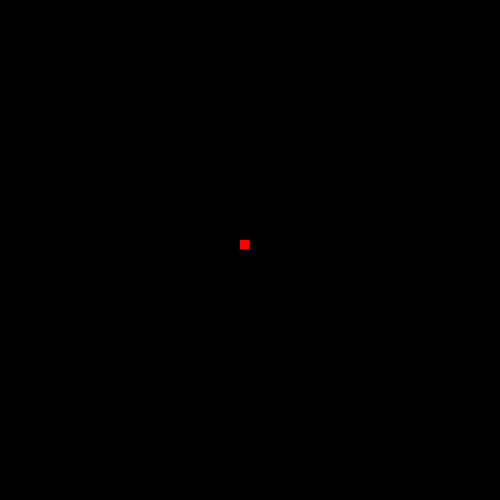
Frame 1 (no input)
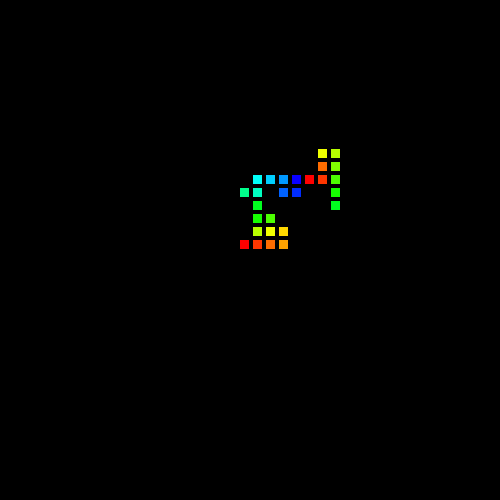
Frame 60 (the mouse pressed at the canvas centre just before this capture)
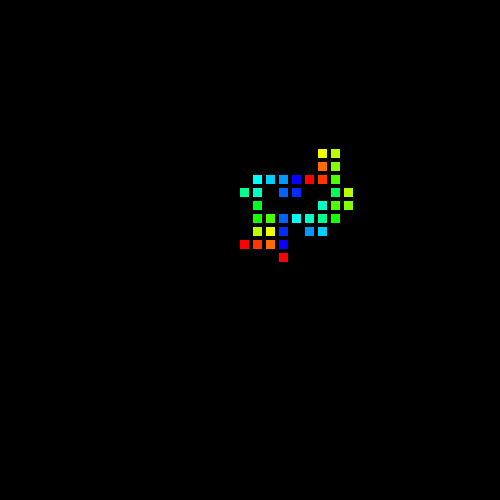
Frame 120 (the mouse held since frame 60 and released just before this capture)

The Processing sketch that drew these frames (run headless with seeded random() and noise(); from frame 60 on, the mouse is pressed at the canvas centre):

// Processing sketch: moving_tile
// ── moving_tile.pde
ArrayList<PVector> pos;
float leng=10;
PVector move[]=new PVector[4];
int color_seed=0;

void setup(){
  size(500,500);
  noFill();
  colorMode(HSB,360,100,100,100);
  pos=new ArrayList<PVector>();
  move[0]=new PVector(0,1);
  move[1]=new PVector(1,0);
  move[2]=new PVector(0,-1);
  move[3]=new PVector(-1,0);
  
  pos.add(new PVector(width/2-leng-1,height/2-leng-1));
}

void draw(){
  background(0);
  if(frameCount%2==0){
    int idx=int(random(0,10000))%4;
    PVector prev;
    prev=pos.get(pos.size()-1);
    if(prev.x+(leng+3)*move[idx].x>width)idx=3;
    if(prev.x+(leng+3)*move[idx].x<0)idx=1;
    if(prev.y+(leng+3)*move[idx].y>height)idx=2;
    if(prev.y+(leng+3)*move[idx].y<0)idx=0;
    pos.add(new PVector(prev.x+(leng+3)*move[idx].x,prev.y+(leng+3)*move[idx].y));
  }
  
  for(int i=0;i<pos.size();i++){
    PVector now=pos.get(i);
    fill(map(i%20,0,20,0,255),100,100);
    rect(now.x,now.y,leng,leng); 
  }
  
}
